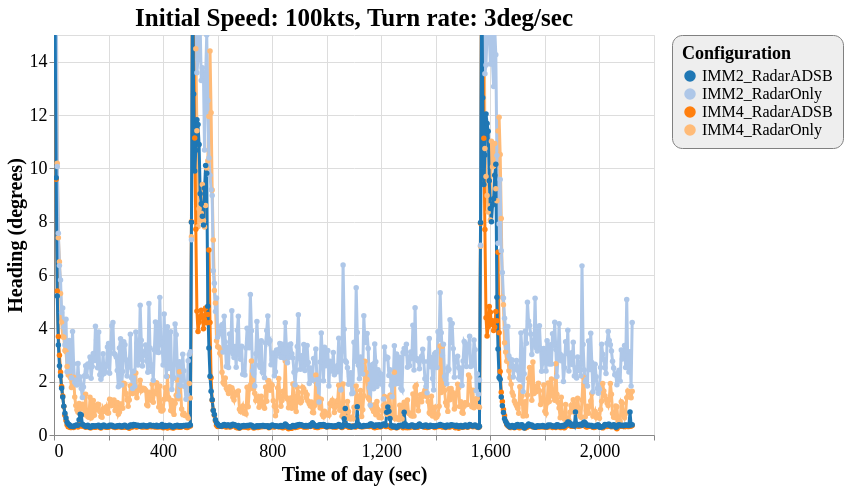

The specification (Vega-Lite) saved for this image:
### Vega-Lite specification from a JSON file in a GitHub repository (floating-point values rounded to 4 significant figures; data arrays with more than 128 entries replaced by an {"elided": "..."} marker saying what was removed)
{"config": {"view": {"continuousWidth": 600, "continuousHeight": 400}, "axisX": {"labelFontSize": 18, "titleFontSize": 20}, "axisY": {"labelFontSize": 18, "titleFontSize": 20}, "font": "Times New Roman", "legend": {"cornerRadius": 10, "fillColor": "#EEEEEE", "labelFontSize": 16, "padding": 10, "strokeColor": "gray", "titleFontSize": 18}, "title": {"fontSize": 25}}, "data": {"name": "data-2b64e0e92e59bf2efbb8635b395a4c4c"}, "mark": {"type": "line", "point": true, "strokeWidth": 3}, "encoding": {"color": {"type": "ordinal", "field": "config", "scale": {"scheme": "category20"}, "title": "Configuration"}, "x": {"type": "quantitative", "field": "time", "title": "Time of day (sec)"}, "y": {"type": "quantitative", "field": "rmse_hdg", "scale": {"domain": [0, 15], "zero": false}, "title": "Heading (degrees)"}}, "selection": {"selector049": {"type": "interval", "bind": "scales", "encodings": ["x", "y"]}}, "title": "Initial Speed: 100kts, Turn rate: 3deg/sec", "$schema": "https://vega.github.io/schema/vega-lite/v4.8.1.json", "datasets": {"data-2b64e0e92e59bf2efbb8635b395a4c4c": {"elided": "2118 records"}}}
